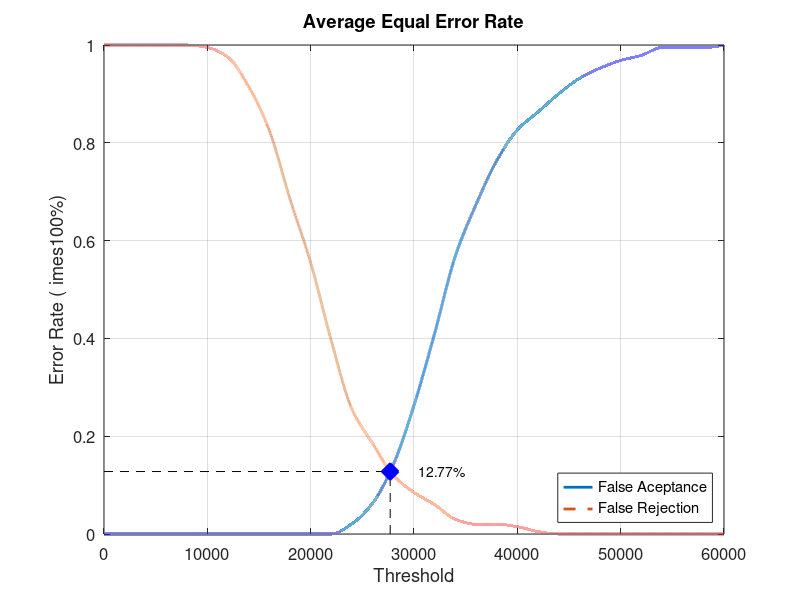
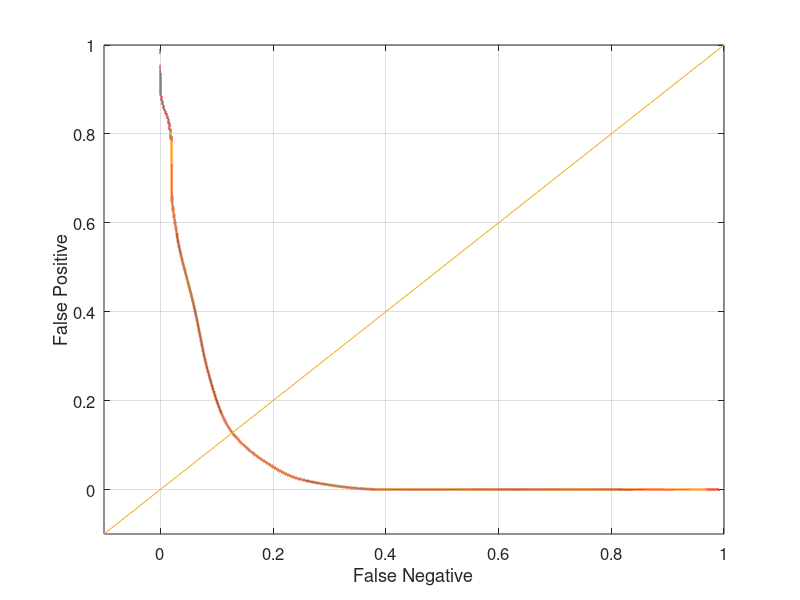

Reproduce these figures in MATLAB, in order.
close all;
clear;
clc;
x = 0:2000:60000;
xq = 0:0.5:60000;

y0 = [0 0 0 0 0 0 0 0 0 0 0 0 0.0210526 0.0631579 0.142105 0.263158 0.410526 0.568421 0.673684 0.763158 0.826316 0.863158 0.9 0.931579 0.952632 0.968421 0.978947 0.994737 0.994737 0.994737 1]
yy0 = interp1(x, y0, xq, 'pchip');
y1 = [1 1 1 1 1 0.995 0.975 0.915 0.825 0.685 0.555 0.395 0.255 0.185 0.12 0.085 0.06 0.03 0.02 0.02 0.015 0.005 0 0 0 0 0 0 0 0 0]
yy1 = interp1(x, y1, xq, 'pchip');

% Calculating EER: 
y2 = abs(y0 - y1);
find(y2 == min(y2))
yy2 = abs(yy0 - yy1);
xEER = find(yy2 == min(yy2));
xEERIndex = xq(xEER) % X-axis EER
yEER = yy0(xEER) % Y-axis EER

main = figure
plot(xq, yy0,'-','LineWidth', 2);	hold on
plot(xq, yy1,'--','LineWidth', 2);	hold on
plot([xEERIndex xEERIndex], [0 yEER], 'k--');	hold on
plot([0 xEERIndex], [yEER yEER], 'k--');	hold on
plot(xEERIndex, yEER, 'bx', 'LineWidth', 10);	hold on
text(xEERIndex + 10 * xEERIndex / 100, yEER, [num2str(round((10000 * yEER)) / 100) '%'])
legend('False Aceptance', 'False Rejection', 'Location', 'SouthEast')
xlabel('Threshold')
ylabel('Error Rate (	imes100%)')
title('Average Equal Error Rate')
set(gca, 'FontSize', 12)
axis([0 60000 0 1])
grid on

print(main, 'Database4_2Main', '-dpng');
FNRxFPR = figure('Color', [1 1 1]);
plot(yy1, yy0, '-', yy1, yy0, 'LineWidth', 2);
hold on
y = -0.1:0.1:1
plot(y, y); 
set(gca, 'FontSize', 12)
xlabel('False Negative')
ylabel('False Positive')
axis([-0.1 1 -0.1 1])
set(gca, 'FontSize', 12)
grid on

print(FNRxFPR, 'Database4_2FNRxFPR','-dpng');
